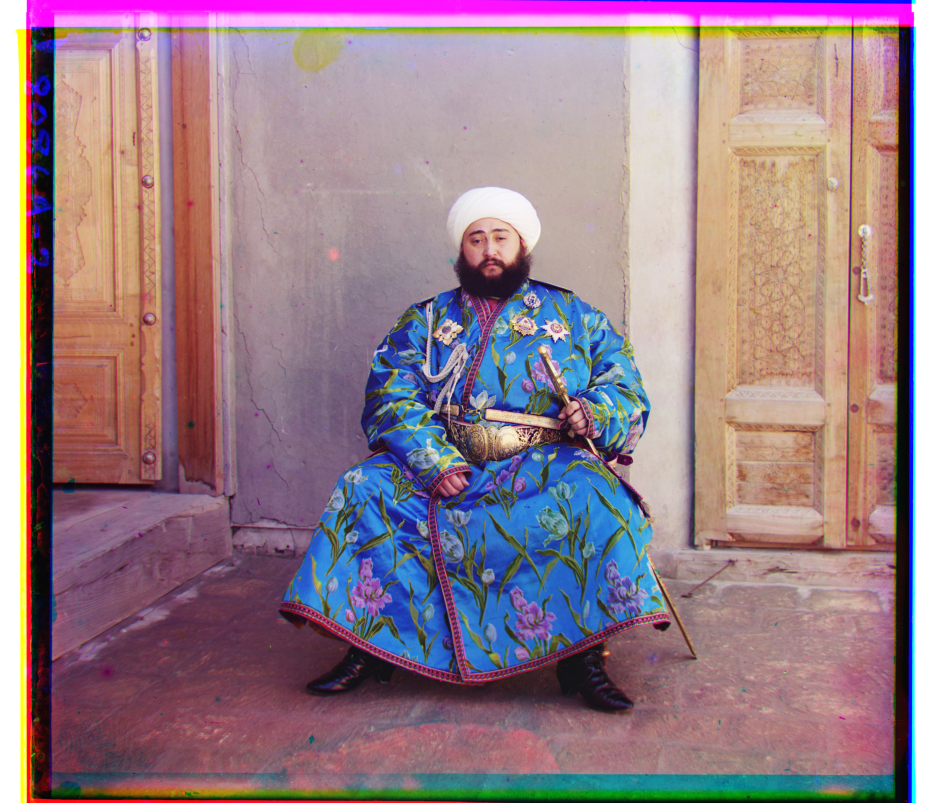
#> input picture proj1/processed_images/emir.jpg, 3702 x 3209 px, given in place of emir.tif, which was not available (shown at 1/4 size)
$ python code.py   (older library calls are emulated)
#> lines starting #> are read from the running program, lines starting #| are printed output that depends on the picture; pictures that were not available may be replaced by others from this repository, and a replacement may not be noted
# %% [markdown]
# # Imports

# %%
import numpy as np
import matplotlib.pyplot as plt
import cv2

# %% [markdown]
# ## Flags

# %%
zmuv = False
cropping = True

# %% [markdown]
# # 1. Pre-Processing
#
# 1. Read Image in grayscale
# 2. Convert to float64
# 3. Normalize pixel values to range [0, 1]
#
# 4. Divide picture into green, red and blue channels

# %% [markdown]
# ### 1. Read Image in Grayscale

# %%
image_name = 'images/emir.tif'

image = cv2.imread(image_name, cv2.IMREAD_GRAYSCALE)
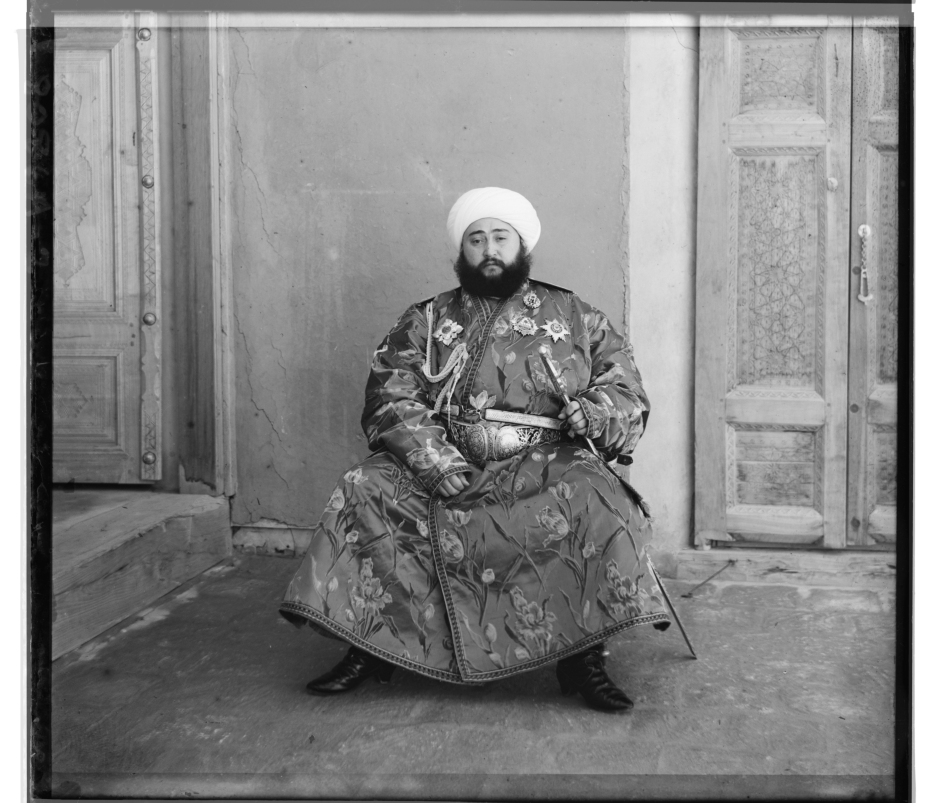
#> image: shape (3209, 3702) (shown at 1/4 size); min 4, max 255, mean 133.4
print(image.shape)
#| (3209, 3702)

plt.imshow(image, cmap='gray')

# %% [markdown]
# ### 2. Convert to float64 and 3. Normalize to range [0, 1]

# %%
def convert_to_float(image):
    return image.astype(np.float64) / 255.0

float_image = convert_to_float(image)

# %% [markdown]
# ### 3. Zero-mean, unit-variance (ZMUV)

# %%
# float_image = (float_image - float_image.mean()) / (float_image.std() + 1e-8)

# plt.imshow(float_image, cmap='gray')

# %% [markdown]
# ### 4. Divide Image into Red, Green and Blue Images

# %%
h = float_image.shape[0] // 3
#> h = 1069

def split_rgb(float_image):
    img_b = float_image[0:h, :]
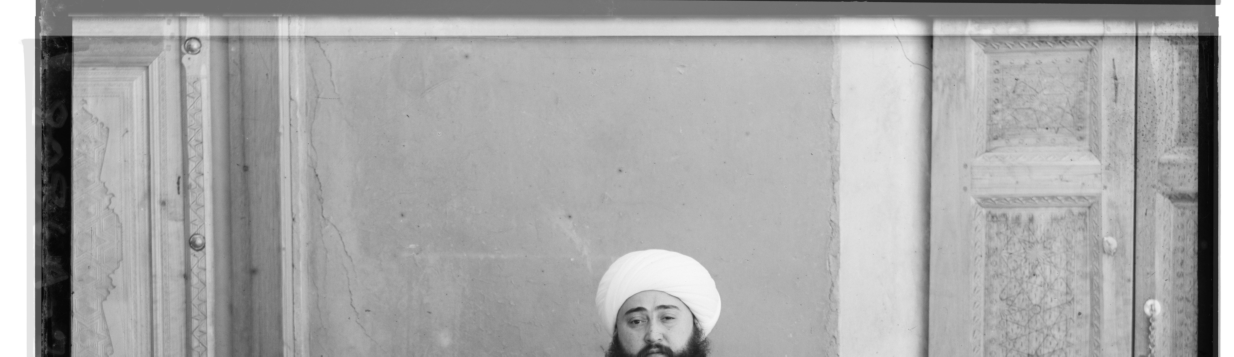
#> img_b: shape (1069, 3702) float64 (shown at 1/3 size); min 0.0157, max 1, mean 0.659
    img_g = float_image[h:2*h, :]
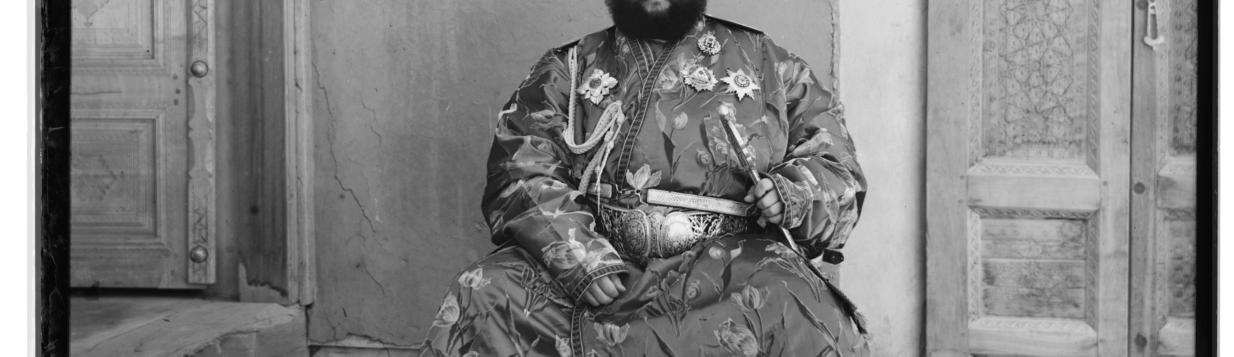
#> img_g: shape (1069, 3702) float64 (shown at 1/3 size); min 0.0157, max 1, mean 0.502
    img_r = float_image[2*h:3*h, :]
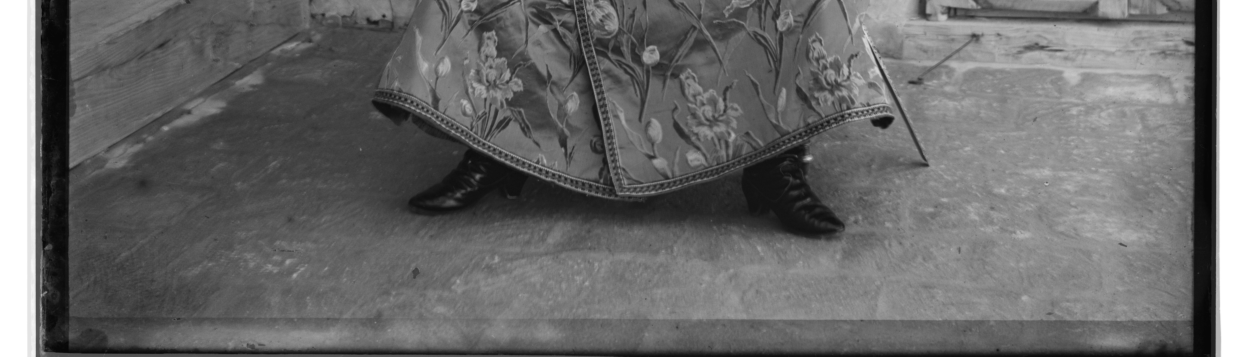
#> img_r: shape (1069, 3702) float64 (shown at 1/3 size); min 0.0196, max 1, mean 0.409

    return img_b, img_g, img_r

img_b, img_g, img_r = split_rgb(float_image)

print("Shapes: \n", img_b.shape,"\n", img_g.shape,"\n", img_r.shape)
#| Shapes:
#|  (1069, 3702)
#|  (1069, 3702)
#|  (1069, 3702)

# %%
plt.imshow(img_b, cmap='gray')

# %% [markdown]
# # 2. Alignment Pre-Processing
#
# 1. Crop channels by 10% to remove noisy borders

# %% [markdown]
# ### 1. Crop Channels by 10%

# %%
# [6 lines left out: function crop_frac, not called in this run]

# %%
def crop_frac(img, frac=0.10):
    crop_b = crop_frac(img_b, 0.10)
    crop_g = crop_frac(img_g, 0.10)
    crop_r = crop_frac(img_r, 0.10)
    return crop_b, crop_g, crop_r

#> (the run stopped early here; a loop or call above may not have finished)

$ run again, with proj1/processed_images/Bashkirka.jpg copied over proj1/processed_images/emir.jpg
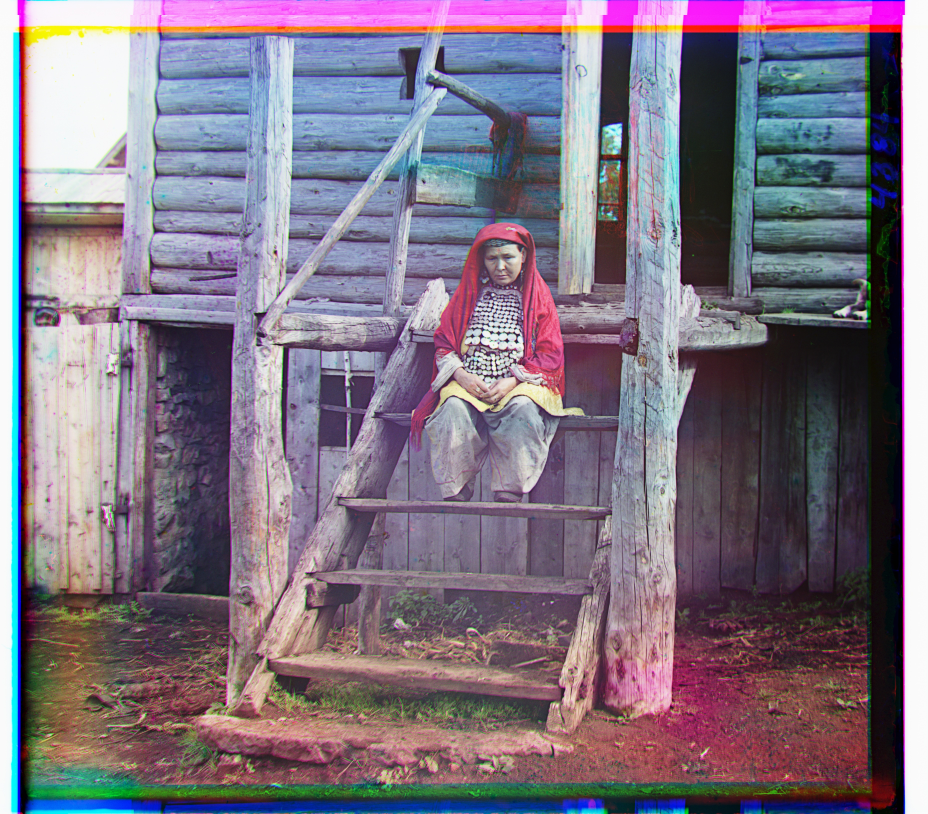
#> input picture proj1/processed_images/Bashkirka.jpg, 3712 x 3254 px, given in place of emir.tif, which was not available (shown at 1/4 size)
#| (3254, 3712)
#> in split_rgb, `img_g = float_image[h:2*h, :]`:
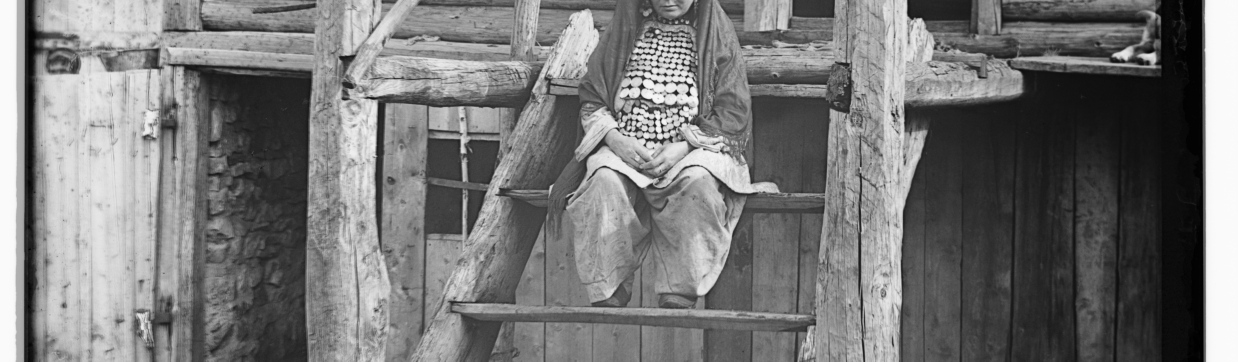
#> img_g: shape (1084, 3712) float64 (shown at 1/3 size); min 0, max 0.988, mean 0.469
#> in split_rgb, `img_r = float_image[2*h:3*h, :]`:
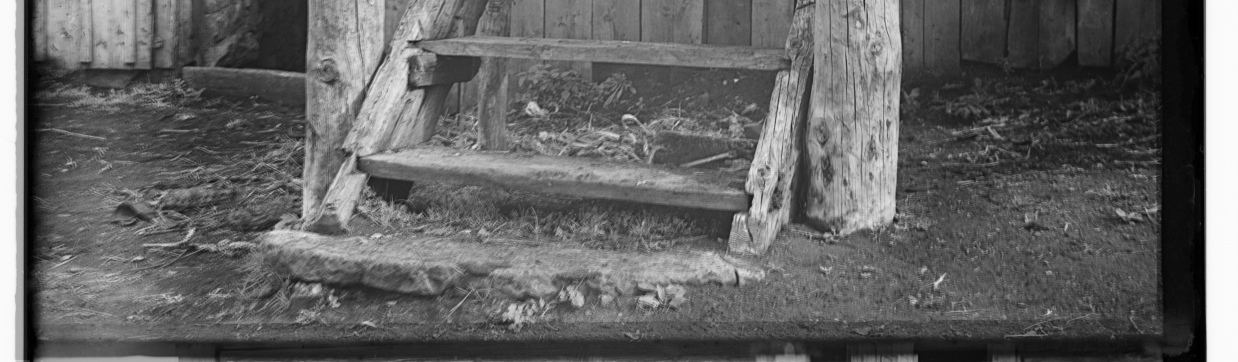
#> img_r: shape (1084, 3712) float64 (shown at 1/3 size); min 0, max 0.988, mean 0.391
#| Shapes:
#|  (1084, 3712)
#|  (1084, 3712)
#|  (1084, 3712)

$ run again, with proj1/processed_images/Pinkhus.jpg copied over proj1/processed_images/emir.jpg
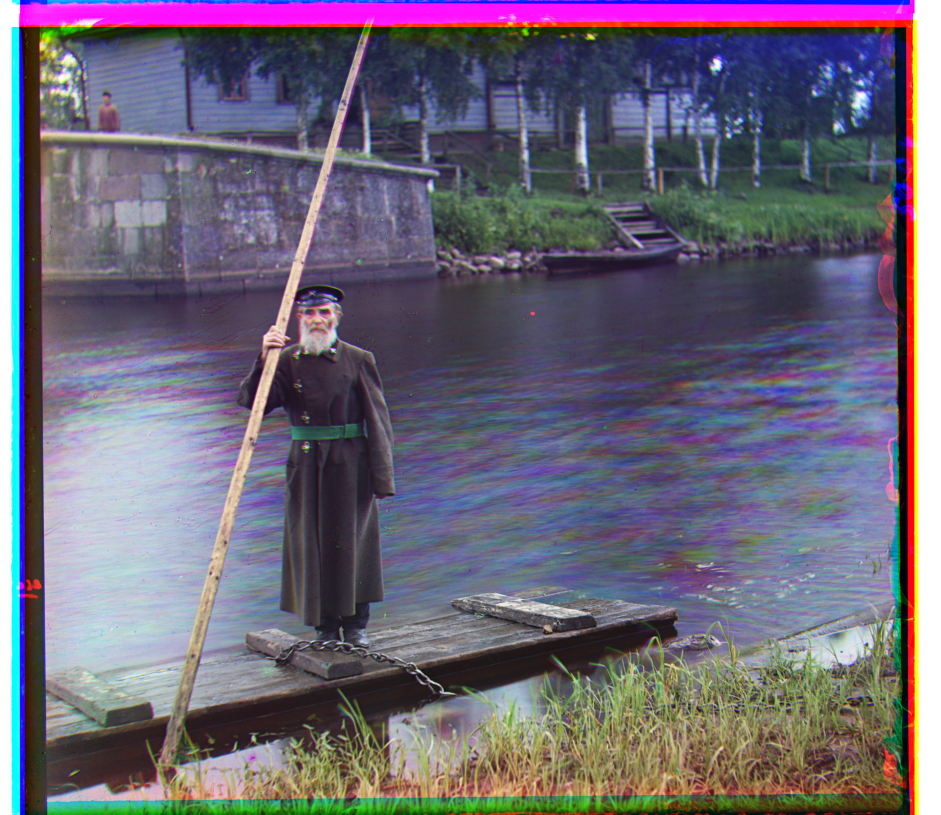
#> input picture proj1/processed_images/Pinkhus.jpg, 3761 x 3257 px, given in place of emir.tif, which was not available (shown at 1/4 size)
#| (3257, 3761)
#> in split_rgb, `img_g = float_image[h:2*h, :]`:
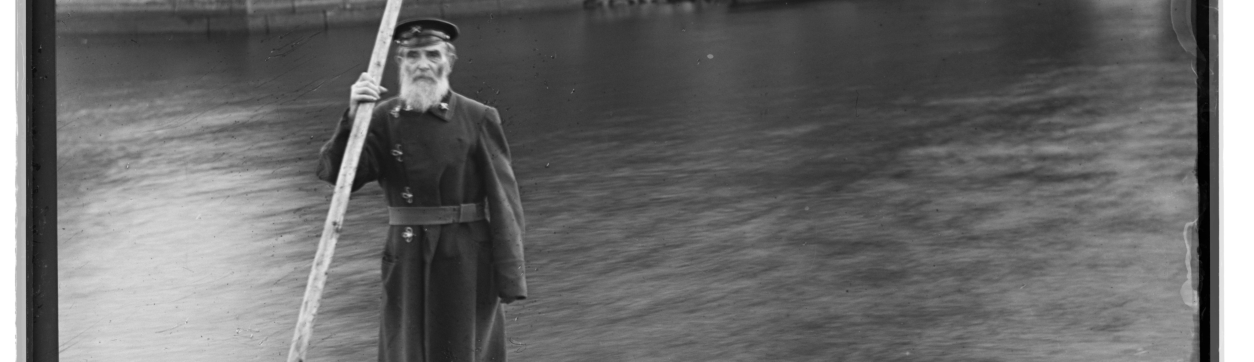
#> img_g: shape (1085, 3761) float64 (shown at 1/3 size); min 0, max 1, mean 0.411
#> in split_rgb, `img_r = float_image[2*h:3*h, :]`:
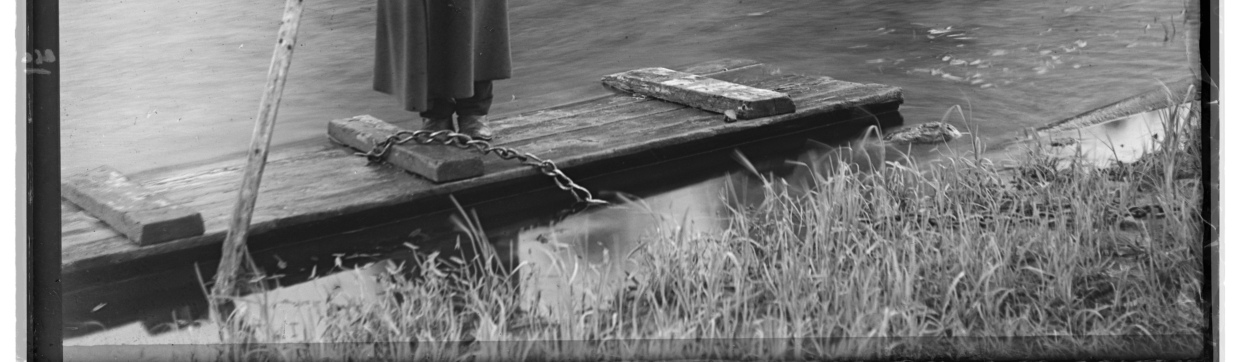
#> img_r: shape (1085, 3761) float64 (shown at 1/3 size); min 0, max 1, mean 0.478
#| Shapes:
#|  (1085, 3761)
#|  (1085, 3761)
#|  (1085, 3761)

$ run again, with proj1/processed_images/Pozharnai.jpg copied over proj1/processed_images/emir.jpg
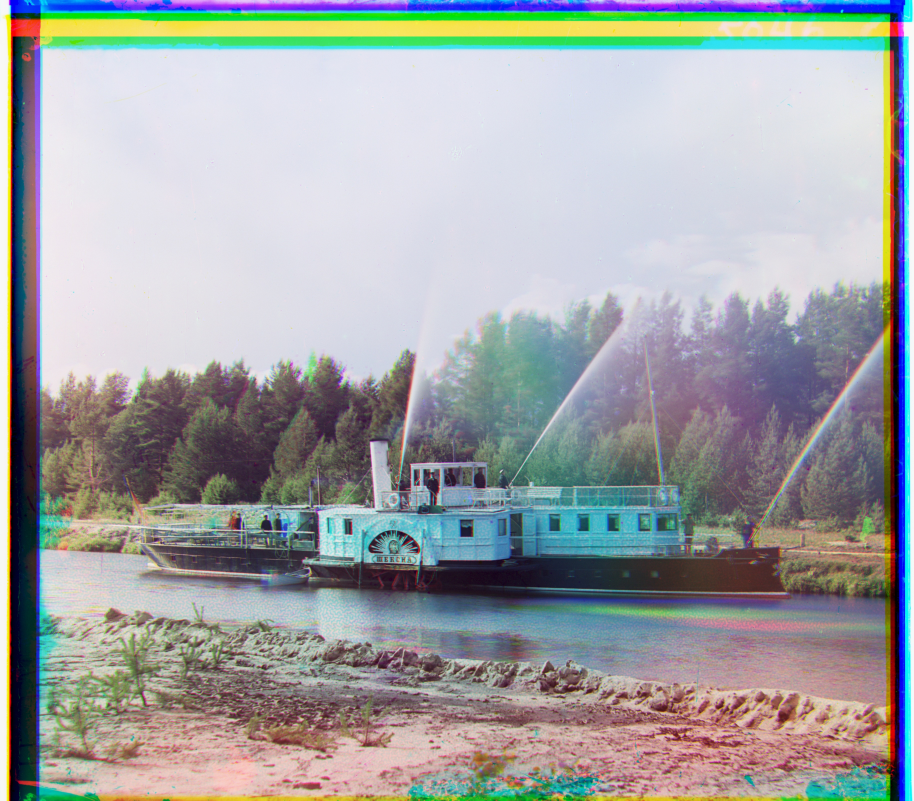
#> input picture proj1/processed_images/Pozharnai.jpg, 3653 x 3202 px, given in place of emir.tif, which was not available (shown at 1/4 size)
#| (3202, 3653)
#> in split_rgb, `img_g = float_image[h:2*h, :]`:
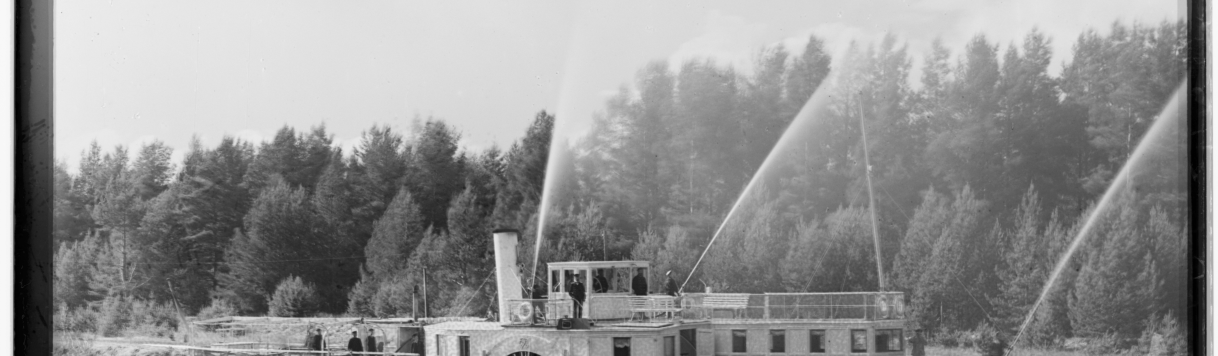
#> img_g: shape (1067, 3653) float64 (shown at 1/3 size); min 0, max 0.976, mean 0.567
#> in split_rgb, `img_r = float_image[2*h:3*h, :]`:
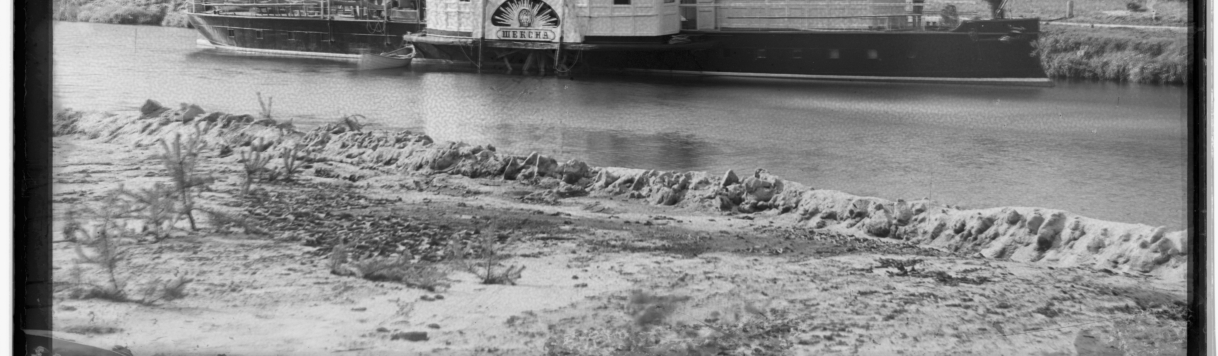
#> img_r: shape (1067, 3653) float64 (shown at 1/3 size); min 0, max 0.976, mean 0.53
#| Shapes:
#|  (1067, 3653)
#|  (1067, 3653)
#|  (1067, 3653)
